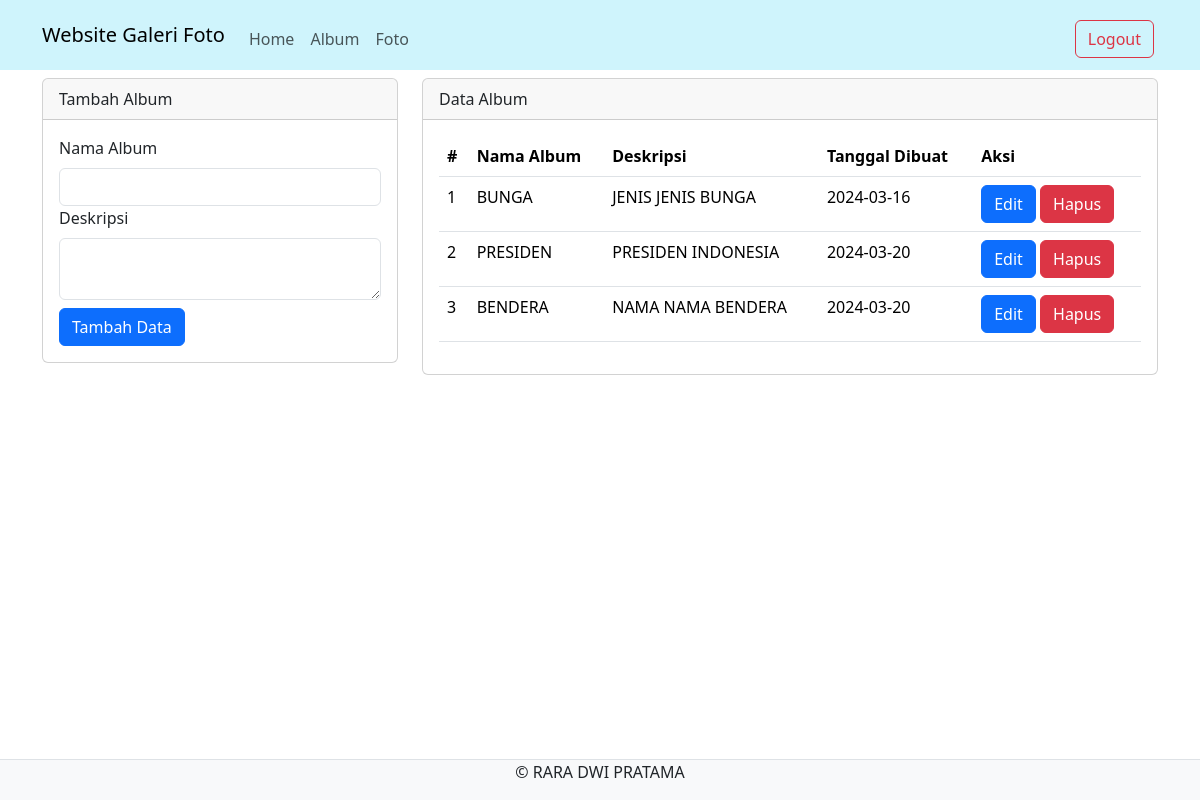
Page /admin/album.php (signed in) on the committed database.
### tables this page shows
CREATE TABLE `album` (
  `albumid` int(11) NOT NULL,
  `namaalbum` varchar(255) NOT NULL,
  `deskripsi` text NOT NULL,
  `tanggaldibuat` date NOT NULL,
  `userid` int(11) NOT NULL
);

### admin/album.php (the view, shortened to what this page needs)
<?php
include '../config/koneksi.php';
?>
<!DOCTYPE html>
<html>
<head>
   <link rel="stylesheet" type="text/css" href="../assets/css/bootstrap.min.css">
</head>
<body>
<nav class="navbar navbar-expand-lg  bg-info-subtle">
  <div class="container">
    <a class="navbar-brand" href="index.php"> Website Galeri Foto </a>
    <div class="collapse navbar-collapse mt-2" id="navbarNavAltMarkup">
		<div class="navbar-nav me-auto">
		 <a href="home.php" class="nav-link"> Home </a>
         <a href="album.php" class="nav-link"> Album </a>
		 <a href="foto.php" class="nav-link"> Foto </a>
    </div>
    <a href="../config/aksi_logout.php" class="btn btn-outline-danger m-1"> Logout </a>
    </div>
  </div>
</nav>
<div class="container">
<div class="row">
<div class="col-md-4">
	<div class="card mt-2">
	<div class="card-header"> Tambah Album </div>
	<div class="card-body">
		<form action="../config/aksi_album.php" method="POST">
			<label class="form-label"> Nama Album </label>
			<input type="text" name="namaalbum" class="form-control" required>
			 <label class="form-label"> Deskripsi </label>
		     <textarea class="form-control" name="deskripsi" required></textarea>
			 <button type="submit" class="btn btn-primary mt-2" name="tambah"> Tambah Data </button>
			</form>
		</div>
	</div>
</div>
    <div class="col-md-8">
		<div class="card mt-2">
		<div class="card-header"> Data Album </div>
		<div class="card-body">
			<table class="table">
				<thead>
				<tr>
					<th> # </th>
					<th> Nama Album </th>
					<th> Deskripsi </th>
					<th> Tanggal Dibuat </th>
					<th> Aksi </th>
					</tr>
				</thead>
				<tbody>
				<?php
				$no = 1;
				$userid = $_SESSION['userid'];
				$sql = mysqli_query($koneksi, "SELECT * FROM album WHERE userid='$userid'");
				while($data = mysqli_fetch_array($sql)) {
				?>
					<tr>
						<td> <?php echo $no++ ?> </td>
						<td> <?php echo $data['namaalbum'] ?> </td>
						<td> <?php echo $data['deskripsi'] ?> </td>
						<td> <?php echo $data['tanggaldibuat'] ?> </td>
						<td>
							<button type="button" class="btn btn-primary" data-bs-toggle="modal" data-bs-target="#edit<?php echo $data['albumid'] ?>"> Edit </button>
					<button type="button" class="btn btn-danger" data-bs-toggle="modal" data-bs-target="#hapus<?php echo $data['albumid'] ?>"> Hapus </button>
							</td>
						</tr>
						<?php } ?>
						</tbody>
						</table>
				</div>
			</div>
		</div>
	</div>
	</div>
</body>
<footer class="d-flex justify-content-center border-top mt-3 bg-light fixed-bottom">
<p>&copy; RARA DWI PRATAMA</p>
</footer>
</body>
</html>

### rows in the picture
album: namaalbum "BUNGA", deskripsi "JENIS JENIS BUNGA", tanggaldibuat "2024-03-16"
album: namaalbum "PRESIDEN", deskripsi "PRESIDEN INDONESIA", tanggaldibuat "2024-03-20"
album: namaalbum "BENDERA", deskripsi "NAMA NAMA BENDERA", tanggaldibuat "2024-03-20"
